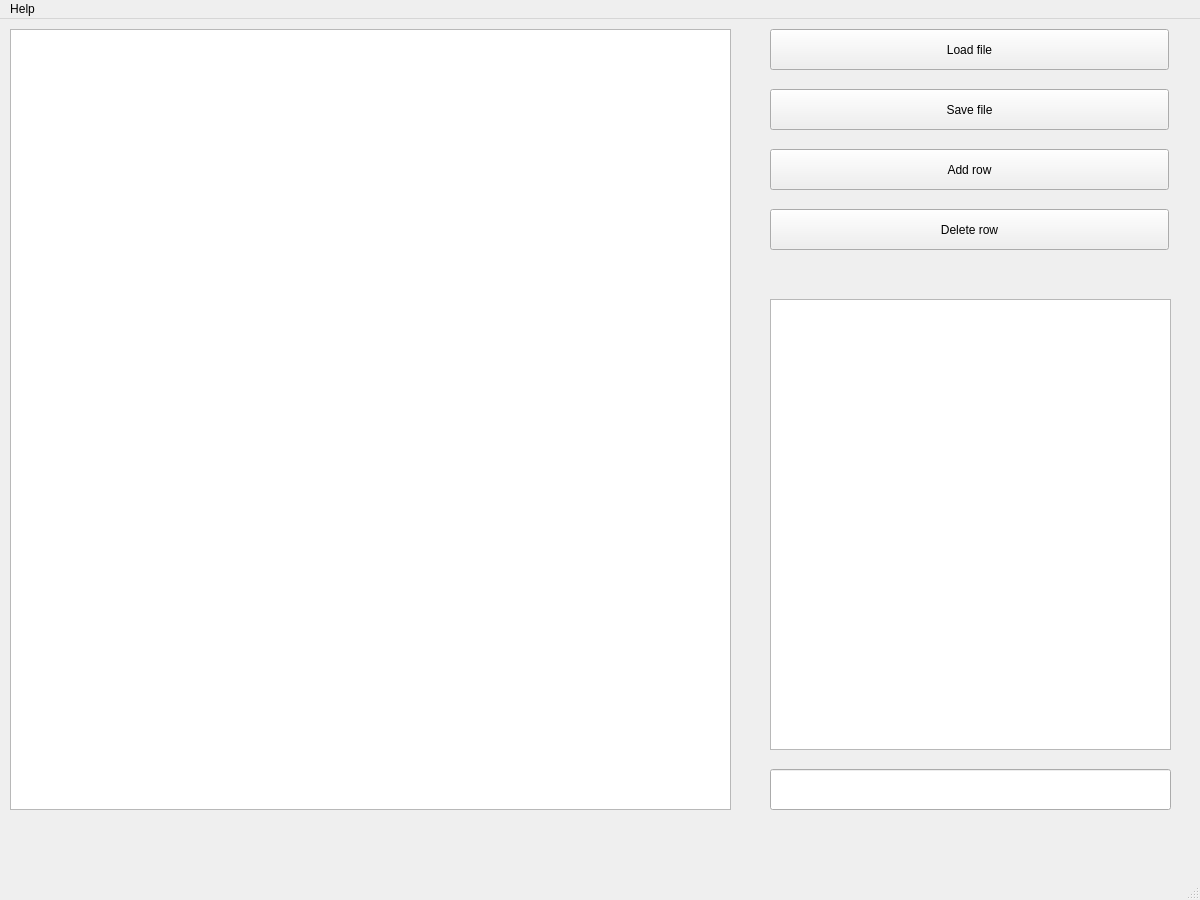
<?xml version="1.0" encoding="UTF-8"?>
<ui version="4.0">
 <class>MainWindow</class>
 <widget class="QMainWindow" name="MainWindow">
  <property name="geometry">
   <rect>
    <x>0</x>
    <y>0</y>
    <width>1200</width>
    <height>900</height>
   </rect>
  </property>
  <property name="windowTitle">
   <string>MainWindow</string>
  </property>
  <widget class="QWidget" name="centralwidget">
   <widget class="QTableView" name="tableView">
    <property name="geometry">
     <rect>
      <x>10</x>
      <y>10</y>
      <width>721</width>
      <height>781</height>
     </rect>
    </property>
   </widget>
   <widget class="QTableView" name="tableView_2">
    <property name="geometry">
     <rect>
      <x>770</x>
      <y>280</y>
      <width>401</width>
      <height>451</height>
     </rect>
    </property>
   </widget>
   <widget class="QLineEdit" name="chooseRestaurant">
    <property name="geometry">
     <rect>
      <x>770</x>
      <y>750</y>
      <width>401</width>
      <height>41</height>
     </rect>
    </property>
   </widget>
   <widget class="QPushButton" name="deleteButton">
    <property name="geometry">
     <rect>
      <x>770</x>
      <y>190</y>
      <width>399</width>
      <height>41</height>
     </rect>
    </property>
    <property name="text">
     <string>Delete row</string>
    </property>
   </widget>
   <widget class="QPushButton" name="saveButton">
    <property name="geometry">
     <rect>
      <x>770</x>
      <y>70</y>
      <width>399</width>
      <height>41</height>
     </rect>
    </property>
    <property name="text">
     <string>Save file</string>
    </property>
   </widget>
   <widget class="QPushButton" name="loadButton">
    <property name="geometry">
     <rect>
      <x>770</x>
      <y>10</y>
      <width>399</width>
      <height>41</height>
     </rect>
    </property>
    <property name="text">
     <string>Load file</string>
    </property>
   </widget>
   <widget class="QPushButton" name="addRowButton">
    <property name="geometry">
     <rect>
      <x>770</x>
      <y>130</y>
      <width>399</width>
      <height>41</height>
     </rect>
    </property>
    <property name="text">
     <string>Add row</string>
    </property>
   </widget>
  </widget>
  <widget class="QMenuBar" name="menubar">
   <property name="geometry">
    <rect>
     <x>0</x>
     <y>0</y>
     <width>1200</width>
     <height>21</height>
    </rect>
   </property>
   <widget class="QMenu" name="menuHelp">
    <property name="title">
     <string>Help</string>
    </property>
    <addaction name="actionAbout"/>
   </widget>
   <addaction name="menuHelp"/>
  </widget>
  <widget class="QStatusBar" name="statusbar"/>
  <action name="actionAbout">
   <property name="text">
    <string>About</string>
   </property>
  </action>
 </widget>
 <resources/>
 <connections/>
</ui>
